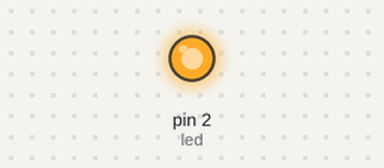
Recording of a sketch running on a simulated Arduino Uno, built with avr-gcc and run on an emulated ATmega328P. Shown: output pins drawn as LEDs (lit = HIGH). What the sketch prints to the serial monitor is not drawn.

Above: at 0.1 s.
Timing chart, 0 to 1.6 s (numbered marks = the images above):
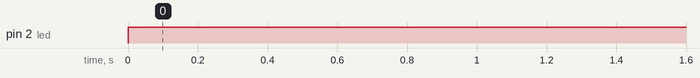

The sketch:

IR_Sensor.ino
```cpp
int led = 2;      // GPIO2 = 내장 LED (D4)
int sensor = 0;   // GPIO5 = D1

void setup(){
  Serial.begin(115200);
  pinMode(led, OUTPUT);
  pinMode(sensor, INPUT);
}

void loop(){
  int data = digitalRead(sensor);
  if (data == HIGH){
    digitalWrite(led, LOW);      // LED OFF
    Serial.println("물체가 인식되지 않습니다.");
    delay(1000);
  }
  else {
    digitalWrite(led, HIGH);     // LED ON
    Serial.println("물체가 인식되었습니다.");
    delay(1000);
  }
}
```

Measured:
- by itself, pin 2 (led): LOW → HIGH at 0.00 s
